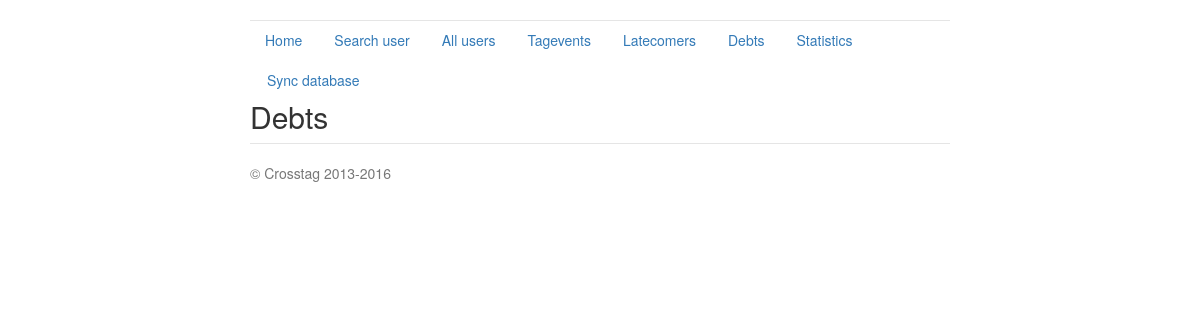
The app's page /debt_check, older data.
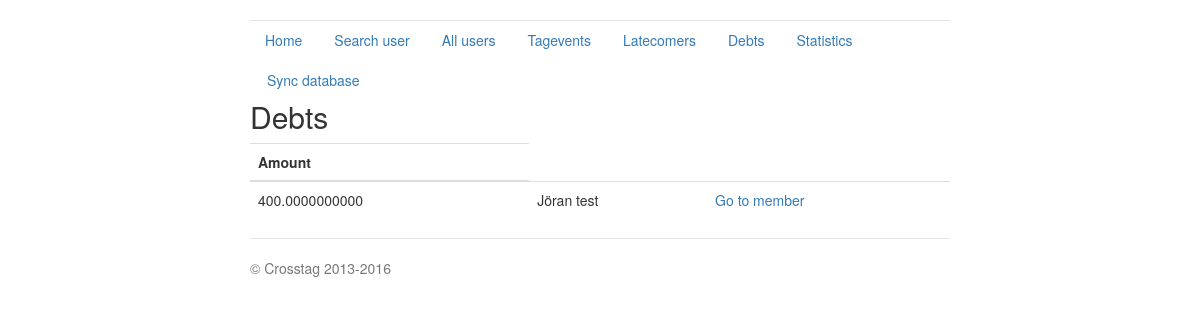
The same page, newer data.
### crosstag_server.py (models this page shows, shortened)
class Debt(db.Model):
    id = db.Column(db.Integer, primary_key=True)
    amount = db.Column(db.Numeric)
    uid = db.Column(db.Integer, db.ForeignKey('user.index'))

class User(db.Model):
    index = db.Column(db.Integer, primary_key=True)
    fortnox_id = db.Column(db.Integer)
    name = db.Column(db.String(80))
    email = db.Column(db.String(120))
    phone = db.Column(db.String(20))
    address = db.Column(db.String(50))
    address2 = db.Column(db.String(50))
    city = db.Column(db.String(120))
    zip_code = db.Column(db.Integer)
    tag_id = db.Column(db.String(20))
    gender = db.Column(db.String(10))
    ssn = db.Column(db.String(13))
    expiry_date = db.Column(db.Date)
    create_date = db.Column(db.Date)
    status = db.Column(db.String(50))

### crosstag_server.py (the view)
@app.route('/debt_check', methods=['GET'])
def debt_check():
    users = User.query.all()
    debts = Debt.query.all()
    arr = []
    testarr = []
    for user in users:
        for debt in debts:
            if user.index == debt.uid:
                testarr = {'debt': debt, 'user': user}
                arr.append(testarr)
    return render_template('debt_check.html',
                           title='Check',
                           hits=arr)

### templates/debt_check.html
{% extends "base.html" %}
{% block content %}
<h2>Debts</h2>
{% if hits %}
	<table class="table table-hover">
        <tbody>
            <thead>
                <tr>
                    <th>Amount</th>
                </tr>
            </thead>
            {% for hit in hits %}
                <tr>
                    <td>{{hit['debt'].amount}}</td><td>{{hit['user'].name}}</td>
                    <td><a href='/user_page/{{hit['debt'].uid}}'>Go to member</a> </td>
                </tr>
            {% endfor %}
        </tbody>
    </table>
{% endif %}
{% endblock %}

Row changes from the older to the newer data that the page shows:
added Debt: debt.amount "400.0000000000"
now on this page (row edited): User: user.name "Jöran test"
Text that changed along with them:
text now shown: "Amount"
new list line: "Go to member"
